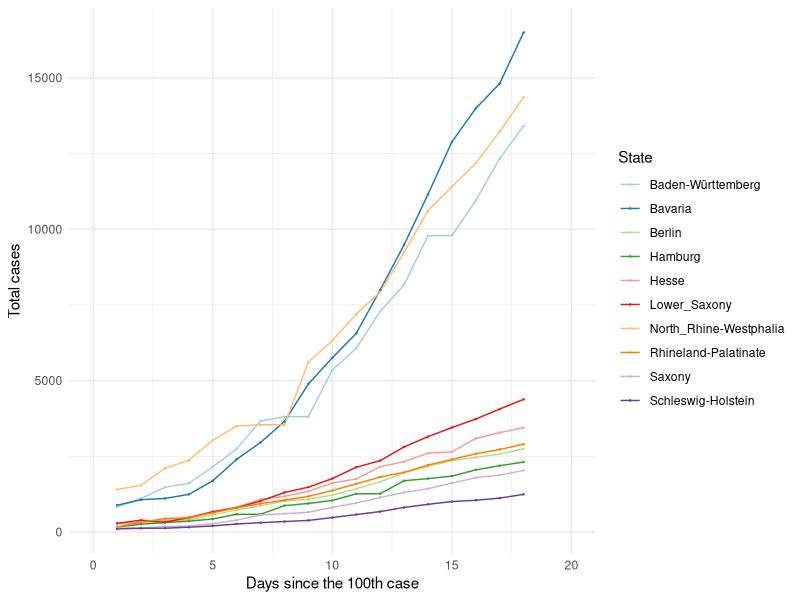
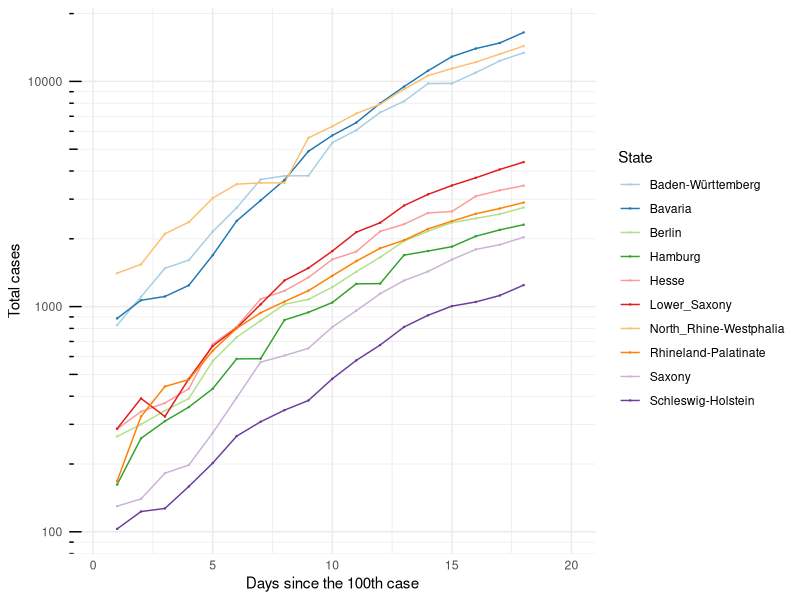
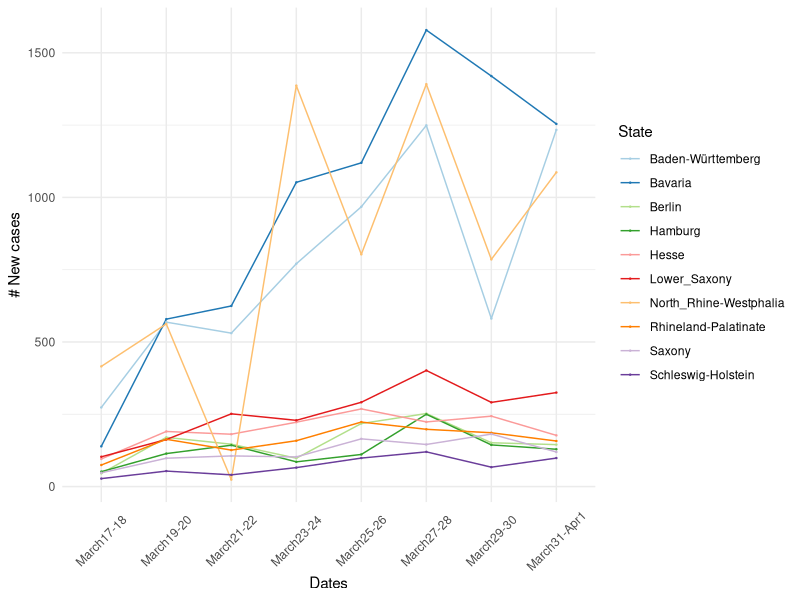
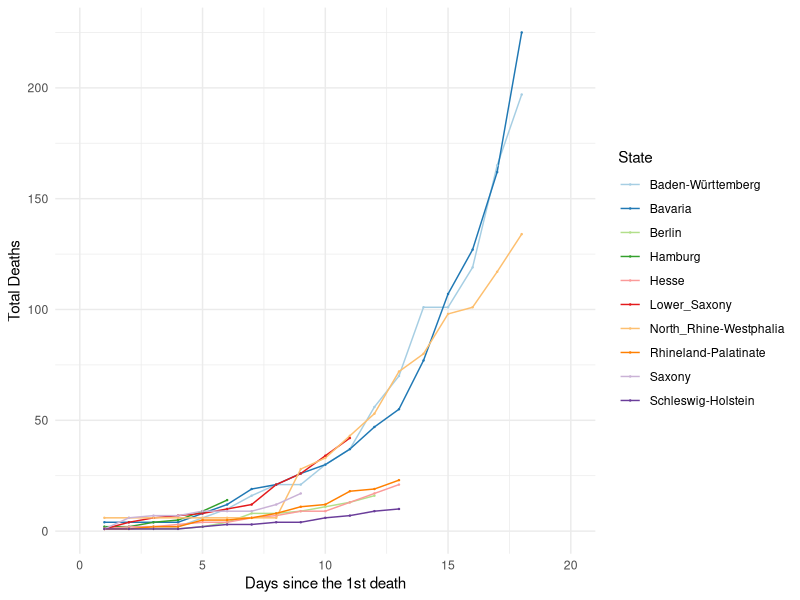

Generate these figures, in order, with R:
## ---- chunk 1

knitr::opts_chunk$set(echo=TRUE, collapse = TRUE)

libload<-function(...) {
    libs<-unlist(list(...))
    req<-unlist(lapply(libs,require,character.only=TRUE))
    need<-libs[req==FALSE]
    if(length(need)>0){ 
        install.packages(need, repos = "https://ftp.fau.de/cran/")
        lapply(need, require, character.only=TRUE)
    }
}
packages <- c("data.table", "ggplot2", "dplyr", "stats", "RColorBrewer", "readr", "here")
libload(packages)


`%notin%` <- function(x,y) !(x %in% y) 


## ---- chunk 2

## 10 States with the highest cumulative cases ##
#################################################

cumulative.cases <- read_csv(here("static", "data", "GermanyTotalCases10States.csv"))
countries.filter <- cumulative.cases[cumulative.cases$Days_100 >= 0,]
states.sel <- unique(countries.filter$State)

# Choose all the data points for the selected countries starting from Days_100 > 0
countries.final <- countries.filter[countries.filter$State %in% states.sel & countries.filter$Days_100 > 0,]


# Plot 1 == Linear scale for total number of cases
cum.plot <- ggplot(data=countries.final, aes(x=Days_100, y=Total_Cases, group=State, color=State)) +
            geom_line() + geom_point(size = 0.2) + scale_color_brewer(palette = 'Paired') +
            scale_x_continuous('Days since the 100th case', limits=c(0,20)) + scale_y_continuous("Total cases") + 
            #ggtitle('Linear scale') +
            theme_minimal()

print(cum.plot)

## ---- chunk 3

## Logarithmic scale ##
#######################

base_breaks <- function(n = 10){
  function(x) {
    axisTicks(log10(range(x, na.rm = TRUE)), log = TRUE, n = n)
  }
}

logbreaks <- 10^(-10:10)
logminor_breaks <- rep(1:9, 21)*(10^rep(-10:10, each=9))

cum.plot2 <- ggplot(data=countries.final, aes(x=Days_100, y=Total_Cases, group=State, color=State)) +
  geom_line() + geom_point(size=0.2) + scale_color_brewer(palette = 'Paired') +
  scale_x_continuous(name='Days since the 100th case', limits=c(0,20)) + 
  scale_y_continuous(name="Total cases", trans = 'log10', breaks = logbreaks, minor_breaks = logminor_breaks) +
  annotation_logticks(sides="l") + 
  #ggtitle('Logarithmic scale') +
  theme_minimal()

print(cum.plot2)

## ---- chunk 4
new.cases <- read_csv(here("static", "data", "GermanyNewCases10States.csv"))

newcase.plot <- ggplot(data=new.cases, aes(x=Date, y=Averaged_2days, group=State, color=State)) +
            geom_line() + geom_point(size = 0.2) + scale_color_brewer(palette = 'Paired') +
            scale_x_discrete('Dates') + scale_y_continuous("# New cases") + 
            #ggtitle('Linear scale') +
            theme_minimal() + theme(axis.text.x = element_text(angle=45, hjust=0.5, vjust=0.5))

print(newcase.plot)
 
## ---- chunk 5
num.deaths <- read_csv(here("static", "data", "GermanyTotalDeaths10States.csv"))
states.filter <- num.deaths[num.deaths$Days_1 >= 0,]
states.sel <- unique(states.filter$State)

# Choose all the data points for the selected countries starting from Days_1 > 0
deaths.final <- states.filter[states.filter$State %in% states.sel & states.filter$Days_1 > 0,]

# Plot 1 == Linear scale for total number of cases
deaths.plot <- ggplot(data=deaths.final, aes(x=Days_1, y=Deaths, group=State, color=State)) +
            geom_line() + geom_point(size = 0.2) + scale_color_brewer(palette = 'Paired') +
            scale_x_continuous('Days since the 1st death', limits=c(0,20)) + scale_y_continuous("Total Deaths") + 
            #ggtitle('Linear scale') +
            theme_minimal()

print(deaths.plot)
